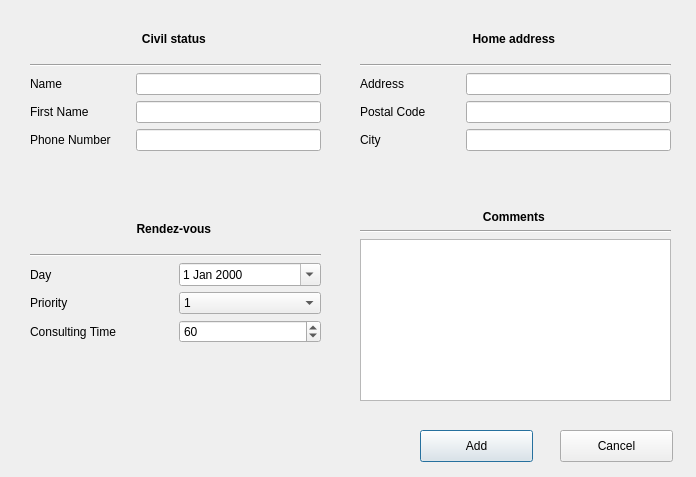
<?xml version="1.0" encoding="UTF-8"?>
<ui version="4.0">
 <class>AddingCustomer</class>
 <widget class="QDialog" name="AddingCustomer">
  <property name="geometry">
   <rect>
    <x>0</x>
    <y>0</y>
    <width>696</width>
    <height>477</height>
   </rect>
  </property>
  <property name="windowTitle">
   <string>New Customer</string>
  </property>
  <widget class="QWidget" name="gridLayoutWidget">
   <property name="geometry">
    <rect>
     <x>30</x>
     <y>20</y>
     <width>291</width>
     <height>131</height>
    </rect>
   </property>
   <layout class="QGridLayout" name="layoutCivilStatus" rowstretch="0,0,0,0,0" columnstretch="0,0" columnminimumwidth="100,0">
    <item row="4" column="0">
     <widget class="QLabel" name="phoneNumber">
      <property name="text">
       <string>Phone Number</string>
      </property>
     </widget>
    </item>
    <item row="3" column="1">
     <widget class="QLineEdit" name="editFirstName">
      <property name="inputMask">
       <string/>
      </property>
     </widget>
    </item>
    <item row="2" column="1">
     <widget class="QLineEdit" name="editName">
      <property name="inputMask">
       <string/>
      </property>
      <property name="text">
       <string/>
      </property>
     </widget>
    </item>
    <item row="3" column="0">
     <widget class="QLabel" name="firstName">
      <property name="text">
       <string>First Name</string>
      </property>
     </widget>
    </item>
    <item row="2" column="0">
     <widget class="QLabel" name="name">
      <property name="text">
       <string>Name</string>
      </property>
     </widget>
    </item>
    <item row="4" column="1">
     <widget class="QLineEdit" name="editPhoneNumber"/>
    </item>
    <item row="0" column="0" colspan="2">
     <widget class="QLabel" name="civilStatus">
      <property name="text">
       <string>&lt;b&gt; Civil status &lt;/b&gt;</string>
      </property>
      <property name="textFormat">
       <enum>Qt::AutoText</enum>
      </property>
      <property name="alignment">
       <set>Qt::AlignCenter</set>
      </property>
     </widget>
    </item>
    <item row="1" column="0" colspan="2">
     <widget class="Line" name="line">
      <property name="orientation">
       <enum>Qt::Horizontal</enum>
      </property>
     </widget>
    </item>
   </layout>
   <zorder>name</zorder>
   <zorder>firstName</zorder>
   <zorder>line</zorder>
   <zorder>editFirstName</zorder>
   <zorder>civilStatus</zorder>
   <zorder>phoneNumber</zorder>
   <zorder>editPhoneNumber</zorder>
   <zorder>editName</zorder>
  </widget>
  <widget class="QWidget" name="gridLayoutWidget_2">
   <property name="geometry">
    <rect>
     <x>360</x>
     <y>20</y>
     <width>311</width>
     <height>131</height>
    </rect>
   </property>
   <layout class="QGridLayout" name="layoutAddress" columnminimumwidth="100,0">
    <item row="4" column="1">
     <widget class="QLineEdit" name="editPostalCode"/>
    </item>
    <item row="2" column="1">
     <widget class="QLineEdit" name="editAddress"/>
    </item>
    <item row="2" column="0">
     <widget class="QLabel" name="adress">
      <property name="text">
       <string>Address</string>
      </property>
     </widget>
    </item>
    <item row="4" column="0">
     <widget class="QLabel" name="postalCode">
      <property name="text">
       <string>Postal Code</string>
      </property>
     </widget>
    </item>
    <item row="5" column="0">
     <widget class="QLabel" name="city">
      <property name="text">
       <string>City</string>
      </property>
     </widget>
    </item>
    <item row="5" column="1">
     <widget class="QLineEdit" name="editCity"/>
    </item>
    <item row="0" column="0" colspan="2">
     <widget class="QLabel" name="homeAddress">
      <property name="text">
       <string>&lt;b&gt; Home address &lt;/b&gt;</string>
      </property>
      <property name="alignment">
       <set>Qt::AlignCenter</set>
      </property>
     </widget>
    </item>
    <item row="1" column="0" colspan="2">
     <widget class="Line" name="line_2">
      <property name="orientation">
       <enum>Qt::Horizontal</enum>
      </property>
     </widget>
    </item>
   </layout>
  </widget>
  <widget class="QWidget" name="gridLayoutWidget_3">
   <property name="geometry">
    <rect>
     <x>30</x>
     <y>210</y>
     <width>291</width>
     <height>133</height>
    </rect>
   </property>
   <layout class="QGridLayout" name="layoutRendezVous">
    <item row="3" column="1">
     <widget class="QComboBox" name="priorityList">
      <property name="minimumContentsLength">
       <number>0</number>
      </property>
      <item>
       <property name="text">
        <string>1</string>
       </property>
      </item>
      <item>
       <property name="text">
        <string>2</string>
       </property>
      </item>
      <item>
       <property name="text">
        <string>3</string>
       </property>
      </item>
      <item>
       <property name="text">
        <string>4</string>
       </property>
      </item>
      <item>
       <property name="text">
        <string>5</string>
       </property>
      </item>
     </widget>
    </item>
    <item row="4" column="0">
     <widget class="QLabel" name="consultingTime">
      <property name="text">
       <string>Consulting Time</string>
      </property>
     </widget>
    </item>
    <item row="2" column="0">
     <widget class="QLabel" name="dayRendezVous">
      <property name="text">
       <string>Day</string>
      </property>
     </widget>
    </item>
    <item row="3" column="0">
     <widget class="QLabel" name="priority">
      <property name="text">
       <string>Priority</string>
      </property>
     </widget>
    </item>
    <item row="1" column="0" colspan="2">
     <widget class="Line" name="line_3">
      <property name="orientation">
       <enum>Qt::Horizontal</enum>
      </property>
     </widget>
    </item>
    <item row="4" column="1">
     <widget class="QSpinBox" name="editConsultingTime">
      <property name="maximum">
       <number>9999</number>
      </property>
      <property name="value">
       <number>60</number>
      </property>
     </widget>
    </item>
    <item row="2" column="1">
     <widget class="QDateEdit" name="editDate">
      <property name="calendarPopup">
       <bool>true</bool>
      </property>
     </widget>
    </item>
    <item row="0" column="0" colspan="2">
     <widget class="QLabel" name="rendezVous">
      <property name="text">
       <string>&lt;b&gt; Rendez-vous &lt;/b&gt;</string>
      </property>
      <property name="alignment">
       <set>Qt::AlignCenter</set>
      </property>
     </widget>
    </item>
   </layout>
  </widget>
  <widget class="QWidget" name="gridLayoutWidget_4">
   <property name="geometry">
    <rect>
     <x>360</x>
     <y>210</y>
     <width>311</width>
     <height>191</height>
    </rect>
   </property>
   <layout class="QGridLayout" name="layoutComments">
    <item row="0" column="0">
     <widget class="QLabel" name="comments">
      <property name="text">
       <string>&lt;b&gt; Comments &lt;/b&gt;</string>
      </property>
      <property name="alignment">
       <set>Qt::AlignCenter</set>
      </property>
     </widget>
    </item>
    <item row="1" column="0">
     <widget class="Line" name="line_4">
      <property name="orientation">
       <enum>Qt::Horizontal</enum>
      </property>
     </widget>
    </item>
    <item row="2" column="0">
     <widget class="QTextEdit" name="editComments"/>
    </item>
   </layout>
  </widget>
  <widget class="QPushButton" name="add">
   <property name="geometry">
    <rect>
     <x>420</x>
     <y>430</y>
     <width>113</width>
     <height>32</height>
    </rect>
   </property>
   <property name="text">
    <string>Add</string>
   </property>
  </widget>
  <widget class="QPushButton" name="cancel">
   <property name="geometry">
    <rect>
     <x>560</x>
     <y>430</y>
     <width>113</width>
     <height>32</height>
    </rect>
   </property>
   <property name="text">
    <string>Cancel</string>
   </property>
  </widget>
 </widget>
 <tabstops>
  <tabstop>editName</tabstop>
  <tabstop>editFirstName</tabstop>
  <tabstop>editPhoneNumber</tabstop>
  <tabstop>editAddress</tabstop>
  <tabstop>editPostalCode</tabstop>
  <tabstop>editCity</tabstop>
  <tabstop>editDate</tabstop>
  <tabstop>priorityList</tabstop>
  <tabstop>editComments</tabstop>
  <tabstop>cancel</tabstop>
  <tabstop>add</tabstop>
 </tabstops>
 <resources/>
 <connections/>
</ui>
